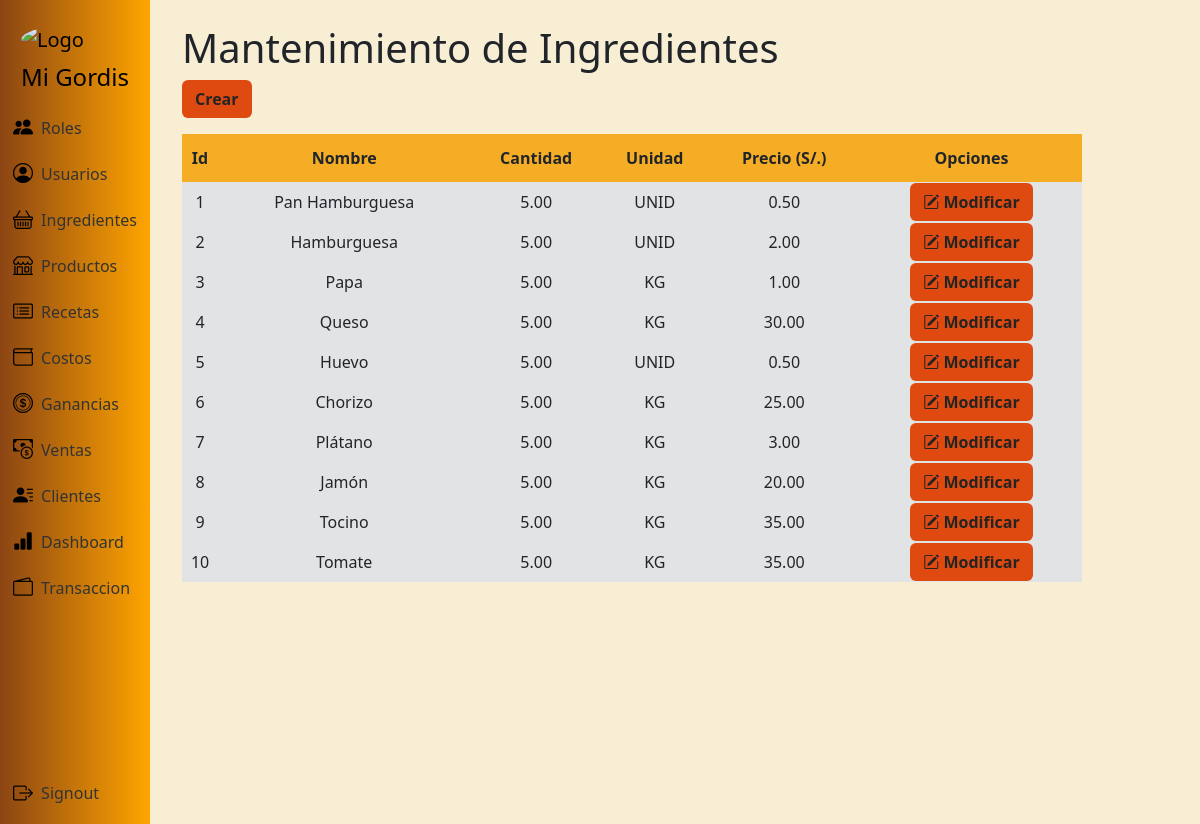
/ingredientes/ (signed in), run on an earlier commit of the app's database.
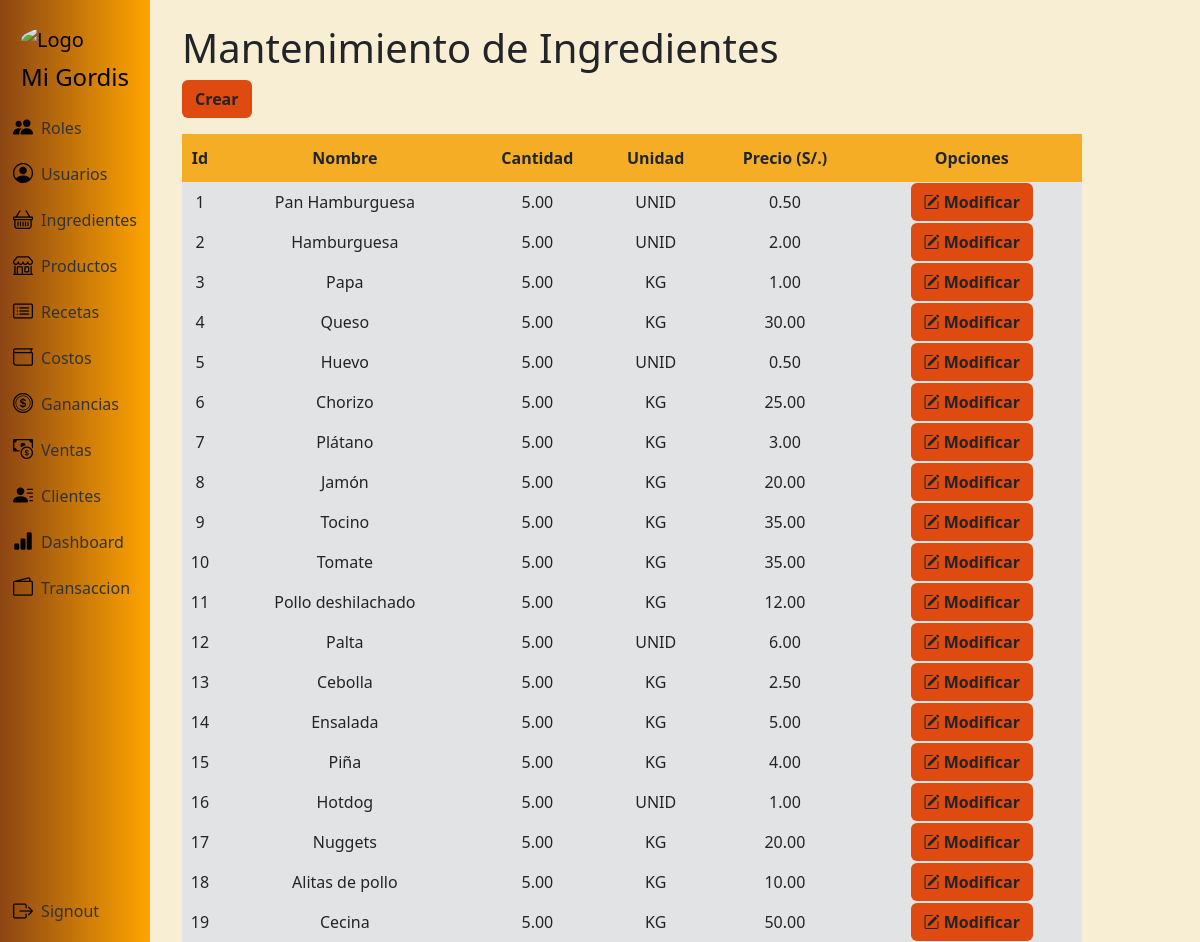
And on a later commit of the database.
### app/models.py (models this page shows, shortened)
class Ingrediente(models.Model):
    id_ingrediente = models.AutoField(primary_key=True)
    nombre_ingrediente = models.CharField(max_length=100)
    cantidad = models.DecimalField(max_digits=10, decimal_places=2)
    unidad = models.CharField(max_length=10)
    precio_ingrediente = models.DecimalField(max_digits=10, decimal_places=2)
    estado_ingrediente = models.BooleanField(default=True)

### app/views.py (the view)
# urls.py: path("ingredientes/", views.ingredientes, name="ingredientes"),
@login_required
def ingredientes(request):
    ingredientes = Ingrediente.objects.all()
    contexto = {"ingredientes": ingredientes}
    return render(request, "ingrediente/ingrediente.html", contexto)

### app/templates/ingrediente/ingrediente.html
{% extends 'layouts/base.html' %}
{% block content %}
<h1>Mantenimiento de Ingredientes</h1>
<a class="btn btn-color fw-bold mb-3" role="button" href="{% url 'ingrediente_crear' %}">Crear</a>
<table class="tb">
  <thead class="encabezado-tabla fw-bold">
    <tr>
      <td scope="col">Id</td>
      <td scope="col">Nombre</td>
      <td scope="col">Cantidad</td>
      <td scope="col">Unidad</td>
      <td scope="col">Precio (S/.)</td>
      <th colspan="2">Opciones</th>
    </tr>
  </thead>
  <tbody class="bg-secondary-subtle">
    {% for ingrediente in ingredientes %}
    <tr>
        <td>{{ ingrediente.id_ingrediente }}</td>
        <td>{{ ingrediente.nombre_ingrediente }}</td>
        <td>{{ ingrediente.cantidad }}</td>
        <td>{{ ingrediente.unidad }}</td>
        <td>{{ ingrediente.precio_ingrediente }}</td>
        <td><a class="btn btn-color btn-m fw-bold" role="button" href="{% url 'ingrediente_modificar' ingrediente.id_ingrediente %}">
          <i class="bi bi-pencil-square"></i>
          Modificar
        </a></td>
    </tr>
    {% endfor %}
  </tbody>
</table>
{% endblock %}

### app/templates/layouts/base.html (shortened to what this page needs)
<!DOCTYPE html>
<html lang="en">
<head>
    <link rel="stylesheet" href="https://cdn.jsdelivr.net/npm/bootstrap@5.3.2/dist/css/bootstrap.min.css">
    <link rel="stylesheet" href="https://cdn.jsdelivr.net/npm/bootstrap-icons@1.11.3/font/bootstrap-icons.min.css">
    {% load static %}
    <link rel="stylesheet" href="{% static 'css/styles.css' %}">
</head>
<body>
    <main>
        <nav class="navbar navbar-expand-lg navbar-light align-items-start">
            <div class="d-flex flex-column align-items-center justify-content-start h-100 w-100">
                <a class="navbar-brand d-flex flex-column m-auto gap-2" href="{% url 'home' %}">
                    <img src="{% static 'img/logo.jpg' %}" alt="Logo" class="logo-image rounded-circle">
                    <h4 class="text-center">Mi Gordis</h4>
                </a>
                <div class="d-flex flex-column h-100" id="navbarNav">
                    <ul class="navbar-nav flex-column h-100 justify-content-between">
                        <div>
                            <li class="nav-item">
                                <a class="nav-link" href="{% url 'roles' %}">
                                    <i class="bi bi-people-fill custom-icon"></i>
                                    Roles
                                </a>
                            </li>
                            <li class="nav-item">
                                <a class="nav-link" href="{% url 'usuarios' %}">
                                    <i class="bi bi-person-circle custom-icon"></i>
                                    Usuarios
                                </a>
                            </li>
                            <li class="nav-item">
                                <a class="nav-link" href="{% url 'ingredientes' %}">
                                    <i class="bi bi-basket custom-icon"></i>
                                    Ingredientes
                                </a>
                            </li>
                            <li clsss="nav-item">
                                <a class="nav-link" href="{% url 'productos' %}">
                                    <i class="bi bi-shop custom-icon"></i>
                                    Productos
                                </a>
                            </li>
                            <li class="nav-item">
                                <a class="nav-link" href="{% url 'recetas' %}">
                                    <i class="bi bi-card-list custom-icon"></i>
                                    Recetas
                                </a>
                            </li>
                            <li class="nav-item">
                                <a class="nav-link" href="{% url 'costos' %}">
                                    <i class="bi bi-wallet custom-icon"></i>
                                    Costos
                                </a>
                            </li>
                            <li class="nav-item">
                                <a class="nav-link" href="{% url 'ganancias' %}">
                                    <i class="bi bi-coin custom-icon"></i>
                                    Ganancias
                                </a>
                            </li>
                            <li class="nav-item">
                                <a class="nav-link" href="{% url 'ventas' %}">
                                    <i class="bi bi-cash-coin custom-icon"></i>
                                    Ventas
                                </a>
                            </li>
                            <li class="nav-item">
                                <a class="nav-link" href="{% url 'clientes' %}">
                                    <i class="bi bi-person-lines-fill custom-icon"></i>
                                    Clientes
                                </a>
                            </li>
                            <li class="nav-item">
                                <a class="nav-link" href="{% url 'dashboard' %}">
                                    <i class="bi bi-bar-chart-fill custom-icon"></i>
                                    Dashboard
                                </a>
                            </li>
                            <li class="nav-item">
                                <a class="nav-link" href="{% url 'transaccion' %}">
                                    <i class="bi bi-wallet2 custom-icon"></i>
                                    Transaccion
                                </a>
                            </li>
                        </div>
                        <div>
                            <li class="nav-item">
                                <a class="nav-link" href="{% url 'signout' %}">
                                    <i class="bi bi-box-arrow-right custom-icon"></i>
                                    Signout
                                </a>
                            </li>
                        </div>
                    </ul>
                </div>
            </div>
        </nav>
        <div class="container mt-4">
            {% block content %}{% endblock %}
        </div>
    </main>
</body>
</html>

### app/static/css/styles.css (style rules this page uses)
.tb { width: 900px; text-align: center; }
.encabezado-tabla { background-color: #f5ad25; height: 3em; }
.btn-color { background-color: #df4a10; color: #242424; }

### app/templates/layouts/base.html (style rules this page uses)
html, body { height: 100%; margin: 0; padding: 0; }
body { background-color: #f8eed4; background-size: cover; background-repeat: no-repeat; background-position: center; background-attachment: fixed; padding-left: 170px; }
.navbar { background-image: linear-gradient(to right, #8B4513, #FFA500); position: fixed; left: 0; top: 0; bottom: 0; width: 150px; overflow-x: hidden; padding-top: 20px; }
.navbar .nav-link { color: #333; text-decoration: none; display: flex; align-items: center; }
.logo-image { max-height: 120px; }
.custom-icon { margin-right: 0.5rem; font-weight: bold; font-size: 1.25rem; color: black; }

What changed in the data, as far as the page shows it:
added Ingrediente: id_ingrediente "11", nombre_ingrediente "Pollo deshilachado", cantidad "5.00", unidad "KG", precio_ingrediente "12.00"
added Ingrediente: id_ingrediente "12", nombre_ingrediente "Palta", cantidad "5.00", unidad "UNID", precio_ingrediente "6.00"
added Ingrediente: id_ingrediente "13", nombre_ingrediente "Cebolla", cantidad "5.00", unidad "KG", precio_ingrediente "2.50"
added Ingrediente: id_ingrediente "14", nombre_ingrediente "Ensalada", cantidad "5.00", unidad "KG", precio_ingrediente "5.00"
added Ingrediente: id_ingrediente "15", nombre_ingrediente "Piña", cantidad "5.00", unidad "KG", precio_ingrediente "4.00"
added Ingrediente: id_ingrediente "16", nombre_ingrediente "Hotdog", cantidad "5.00", unidad "UNID", precio_ingrediente "1.00"
added Ingrediente: id_ingrediente "17", nombre_ingrediente "Nuggets", cantidad "5.00", unidad "KG", precio_ingrediente "20.00"
added Ingrediente: id_ingrediente "18", nombre_ingrediente "Alitas de pollo", cantidad "5.00", unidad "KG", precio_ingrediente "10.00"
added Ingrediente: id_ingrediente "19", nombre_ingrediente "Cecina", cantidad "5.00", unidad "KG", precio_ingrediente "50.00"
